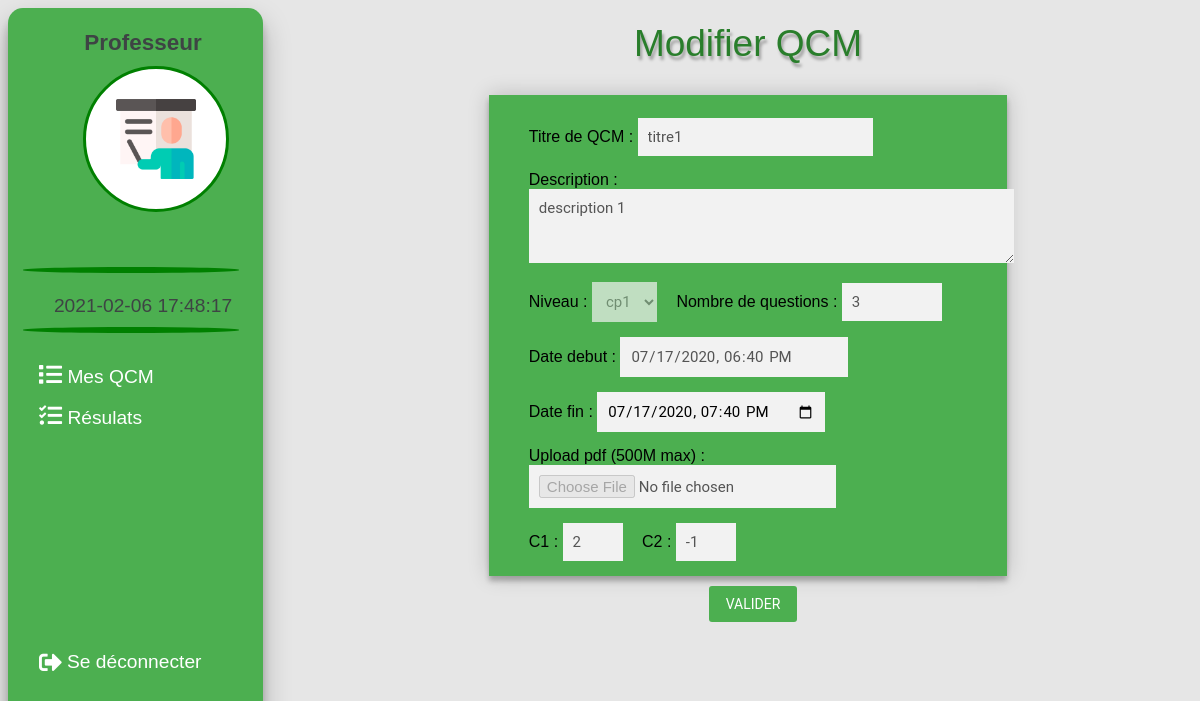
/code/modify_qcm.php?idq=128, run on the app's committed database.
### tables this page shows
CREATE TABLE `qcm` (
  `id_qcm` int(10) NOT NULL,
  `niveau` varchar(10) NOT NULL,
  `nb_question` int(5) NOT NULL,
  `ddebut` datetime NOT NULL,
  `dfin` datetime NOT NULL,
  `titre` varchar(25) NOT NULL,
  `description` varchar(50) NOT NULL,
  `pdf` mediumblob NOT NULL,
  `c1` float NOT NULL,
  `c2` float NOT NULL,
  `id_prof` int(11) NOT NULL
);

### code/modify_qcm.php (the view, shortened to what this page needs)
<?php
        include 'connection.php';
        $idq=$_GET['idq'];
        $check=$_GET['check'];
        $requette='select * from qcm where id_qcm=?';
                    $stmt=$conn->prepare($requette);
                    $stmt->bindParam(1,$idq);
                    $stmt->execute();
                    $rows=$stmt->fetchAll(PDO::FETCH_ASSOC);
        $v=$rows[0];
        $h = DateTime::createFromFormat("Y-m-d H:i:s",$v['ddebut']);
        $h = $h->format('Y-m-d\TH:i');
        $h2 = DateTime::createFromFormat("Y-m-d H:i:s",$v['dfin']);
        $h2 = $h2->format('Y-m-d\TH:i');
        if($check==1){
            $dis="";
        }else{
            $dis="disabled";
        }
        $re="select nom,prenom from prof where id=?";
        $st=$conn->prepare($re);
        $st->bindParam(1,$_SESSION['idP']);
        $st->execute();
        $row=$st->fetchAll(PDO::FETCH_ASSOC);
?>
<!DOCTYPE html>
<html>
    <head>
        <link rel="stylesheet" href="css/menu.css">
        <link rel="stylesheet" href="https://use.fontawesome.com/releases/v5.8.1/css/all.css">
        <link rel="stylesheet" href="css/ex3-1.css">
    </head>
    <body onload=display_ct();>
        <div class="menu" >
            <div class="menu_left" >
                <center><h3>Professeur</h3></center>
                <div class="divimg"><img src="img/teacher.png" class="img" alt="teacher"  /></div>
            <br/><span style="margin-left:40px;color:yellow;font-family: 'Balsamiq Sans', cursive;">  <?php echo strtoupper($row[0]['nom']).' '.strtoupper($row[0]['prenom']); ?></span><br/>
            <div class="khaton" ></div><br/>
            <center><span id='ct' style="color:#3e4444"></span>
            </center>
                <div class="khaton" ></div><br/>
                <ul>
                    <div class="in"> <li><a href="espaceprof.php"><i style="font-size:larger"  class="fas fa-list"></i> Mes QCM</a></li>
                    <li><a href="resultat_prof.php"><i style="font-size:larger" class="fas fa-tasks"></i> Résulats</a></li></div>
                     </ul>
                    <div class="out">
                            <a  href="deconnect.php">
                            <div class="out2">
                            <i style="padding-right:5px;font-size:larger" class="fas fa-sign-out-alt"></i>  Se déconnecter
                            </div>
                            </a>
                    </div>
            </div>
    <div class="menu_right" >
        <p align="center" >Modifier QCM</p><br/>
        <div id="tot">
        <form method="post" enctype="multipart/form-data">
            <div class="form">
            Titre de QCM : <input <?php echo $dis; ?> type="text" name="titre" value="<?php echo $v['titre']; ?>"/><br/>
            Description : <textarea <?php echo $dis; ?> name="description" cols="50" rows="3" ><?php echo $v['description']; ?></textarea><br/>
            Niveau :  <?php echo combo($dis,$v['niveau']); ?>
            Nombre de questions : <input class="C" disabled style="width:100px;" type="number" name="nb" value="<?php echo $v['nb_question']; ?>"/><br/>
            Date debut : <input <?php echo $dis; ?> type="datetime-local" name="ddebut" <?php echo 'value='.$h;  echo ' min="'.date('Y-m-d\TH:i').'"'; ?> /><br/>
            Date fin  : <input type="datetime-local" name="dfin"   <?php echo 'value='.$h2;  echo ' min="'.date('Y-m-d\TH:i').'"'; ?> /> <br/>
            Upload pdf (500M max) : <input <?php echo $dis; ?> type="file" name="pdf" /><br/>
            C1 : <input class="C" <?php echo $dis; ?> name="c1" type="number" value="<?php echo $v['c1']; ?>"/>  C2 : <input class="C" <?php echo $dis; ?> name="c2" type="number" value="<?php echo $v['c2']; ?>"/><br/>
            </div></div>
            <div align="center"><input class="sub" type="submit" value="Valider" name="valider" /> </div>
    </div>
    </body>
</html>
<?php
    function combo($dis,$niv){
        include 'connection.php';
        $requette='select * from niveau';
        $st=$conn->prepare($requette);
        $st->execute();
        $help= $st->fetchAll(PDO::FETCH_ASSOC);
        echo '<select name="niv" '.$dis.' >';
        foreach ($help as $v) {
            if($niv==$v['niveau']) echo '
                <option  value="'.$v['niveau'].'" selected>'.$v['niveau'].'</option>';
            else
            echo '
                <option  value="'.$v['niveau'].'" >'.$v['niveau'].'</option>';
        }
        echo '</select>';
    }
?>

### code/css/menu.css (style rules this page uses)
body { font-size: larger; background-color: rgb(230, 230, 230); font-family: 'Trebuchet MS', 'Lucida Sans Unicode', 'Lucida Grande', 'Lucida Sans', Arial, sans-serif; }
.menu { position: relative; }
.menu_left { background-color: #4CAF50; width: 20%; border-radius: 15px; position: fixed; float: left; height: 97%; padding-left: 15px; transition: all .3s ease; box-shadow: 0 14px 28px rgba(0,0,0,0.25), 0 10px 10px rgba(0,0,0,0.22); }
.menu_right { width: 75%; float: right; padding-top:30px ; }
a { text-decoration: none; }
ul { list-style-type: none; margin: 0; padding: 0; }
.menu_left a { display :block; color :white; }
li { cursor: pointer; color: white; padding: 8px 16px; margin-right:15px; transition: all .3s ease; }
.in { height: 36vh; }
.out { height: 100%; bottom: 0; }
.out2 { padding: 8px 16px; width: 82%; transition: all .3s ease; display: flex; flex-direction: row; justify-content: flex-start; align-items: center; }
.khaton { width: 90%; height: 0.7vh; background-color: green; border: none; border-radius: 50%; margin-top: 10px; }
.divimg { width: 100px; height: 100px; background-color: white; border: green solid 3px; border-radius: 50%; margin-left: 60px; padding: 20px; }
.img { width: 80px; height: 80px; margin-left:10px ; margin-top: 10px; }
h3 { color :#3e4444; margin-bottom: 10px; }

### code/css/ex3-1.css (style rules this page uses)
#tot { max-width: 55%; margin: 4em auto; margin-top: 0.5em; margin-bottom: 10px; padding: 15px; padding-bottom: 0px; background: #fff; box-shadow: 0 0 20px 0 rgba(0, 0, 0, 0.2), 0 5px 5px 0 rgba(0, 0, 0, 0.24); background-color: #4CAF50; font-size: 16px; }
#tot div { margin: .5em 25px; }
p { font-size: 37px; margin-top: -15px; margin-bottom: 0px; text-align: center; color : #297e2b; text-shadow: 2px 4px 3px rgba(0,0,0,0.3); }
.form input,.form textarea ,.form select { font-family: "Roboto", sans-serif; outline: 0; background: #f2f2f2; border: 0; margin: 0 15px 15px 0; padding: 10px; box-sizing: border-box; font-size: 15px; }
.C { width: 60px; }
.sub { font-family: "Roboto", sans-serif; text-transform: uppercase; outline: 0; background: #4CAF50; width: 10%; padding: 10px; margin-left: 10px; border: 0; color: #FFFFFF; font-size: 14px; cursor: pointer; border-radius: 3px; }

### data on the page
qcm: titre "titre1", description "description 1", nb "3", ddebut "07/17/2020 18:40", dfin "07/17/2020 19:40", c1 "2", c2 "-1"

### other printed values
form field niv "cp1"
